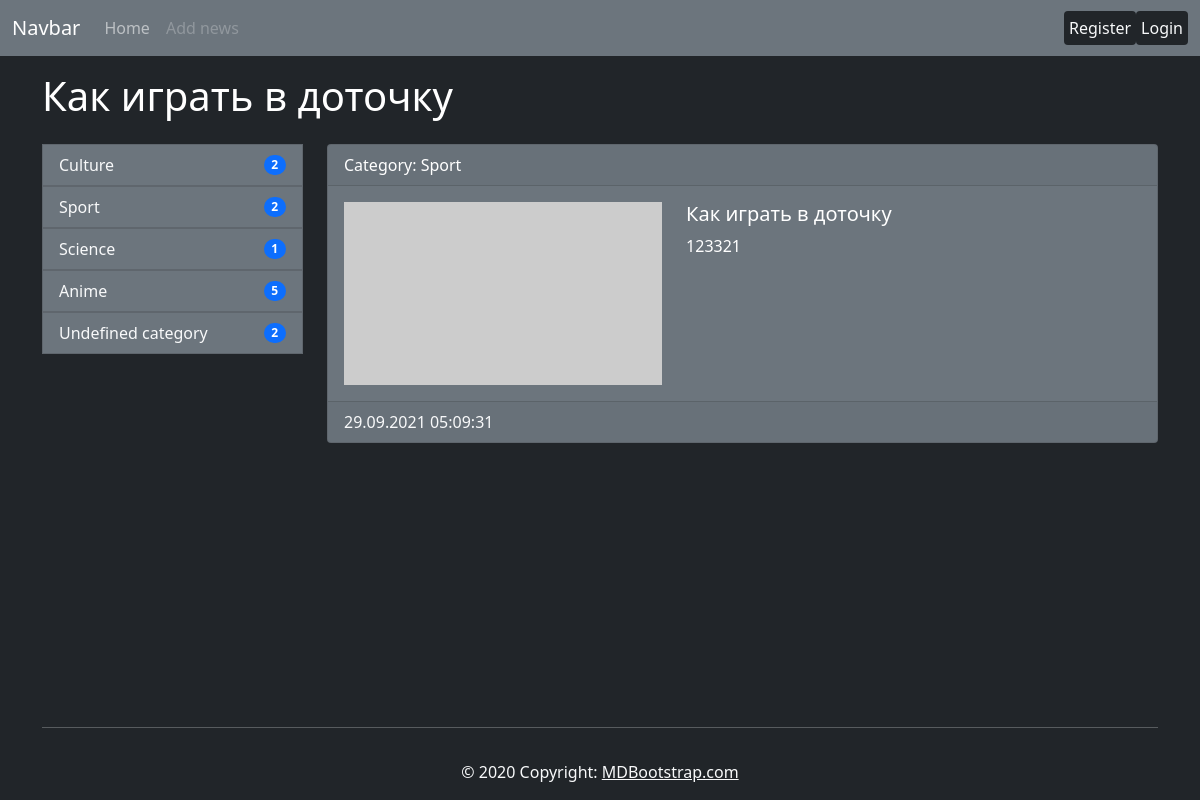
Screenshot of /news/10 with the database file from the repository.
### news/models.py (models this page shows, shortened)
class News(models.Model):
    title = models.CharField(max_length=150)
    description = models.TextField(blank=True)
    created_at = models.DateTimeField(auto_now_add=True)
    updated_at = models.DateTimeField(auto_now=True)
    photo = models.ImageField(upload_to='photos/%Y/%m/%d/', blank=True, null=True)
    is_published = models.BooleanField(default=True)
    views = models.IntegerField(default=0)
    category = models.ForeignKey('Category', on_delete=models.PROTECT, null=True)
    class Meta:
        verbose_name = 'News'
        verbose_name_plural = 'News'
        ordering = ['-created_at']

class Category(models.Model):
    title = models.CharField(max_length=150, db_index=True)
    def get_absolute_url(self):
        return reverse('category', kwargs={'category_id': self.pk})
    class Meta:
        verbose_name = 'Category'
        verbose_name_plural = 'Categories'
        ordering = ['title']

### news/views.py (the view)
# urls.py: path('news/<int:news_id>', ViewNews.as_view(), name='view_news'),
class ViewNews(DetailView):
    model = News
    template_name = 'news/view_news.html'
    pk_url_kwarg = 'news_id'
    context_object_name = 'news_item'

### news/templatetags/news_tags.py (called while the page is built)
@register.inclusion_tag('inc/_list_categories.html')
def show_categories():
    categories = Category.objects.annotate(cnt=Count('news', filter=F('news__is_published'))).filter(cnt__gt=0)
    return {'categories': categories}

@register.simple_tag
def is_disabled_url(request):
    if not request.user.is_authenticated:
        return 'disabled'
    return ''

@register.simple_tag
def is_active_url(request, correct_url):
    if request.get_full_path() == correct_url:
        return 'active'
    return ''

### news/templates/news/view_news.html (shortened to what this page needs)
{% extends 'base.html' %}
{% load news_tags %}
{% block contents %}
  {{ news_item.title }}
{% endblock contents %}
{% block sidebar %}
  {% show_categories %}
{% endblock sidebar %}
{% block content %}
  <div class="col-md-9">
      <div class="card mb-3 text-white bg-secondary">
        <div class="card-header">
          Category: <a href="{{ news_item.category.get_absolute_url }}" class="text-white text-decoration-none">{{ news_item.category.title }}</a>
        </div>
        <div class="card-body row">
          <div class="col-md-5">
            {% if news_item.photo %}
              <img src="{{ news_item.photo.url }}" alt="" width="400" class="" style="width: 100%">
            {% else %}
              <img src="https://picsum.photos/400/230?grayscale&blur=2" alt="" class="" style="width: 100%">
            {% endif %}
          </div>
          <div class="media-body col-md-7">
            <h5 class="card-title">{{ news_item.title }}</h5>
            <p class="card-text">{{ news_item.description }}</p>
          </div>
        </div>
        <div class="card-footer text-light">
          {{ news_item.created_at|date:"d.m.Y H:i:s" }}
        </div>
      </div>
  </div>
{% endblock content %}

### templates/inc/_list_categories.html
<div class="col-md-3 mb-5">
    <div class="list-group">
        {% for category in categories %}
            <a href="{{ category.get_absolute_url }}" class="category-link">
                <li class="list-group-item list-group-item-mine d-flex justify-content-between align-items-center">
                    {{ category.title }}
                    <span class="badge bg-primary rounded-pill">{{ category.cnt }}</span>
                </li>
            </a>
        {% endfor %}
    </div>
</div>

### templates/base.html (style rules this page uses)
.list-group-item-mine { background-color: var(--bs-secondary); color: var(--bs-light); cursor: pointer; transition: color .1s linear, background-color .1s linear; }
.category-link { text-decoration: none; }

### rows the page displays
News: title "Как играть в доточку", category "Sport", description "123321", created_at "29.09.2021 05:09:31"
Category: title "Culture", cnt "2"
Category: title "Sport", cnt "2"
Category: title "Science", cnt "1"
Category: title "Anime", cnt "5"
Category: title "Undefined category", cnt "2"
